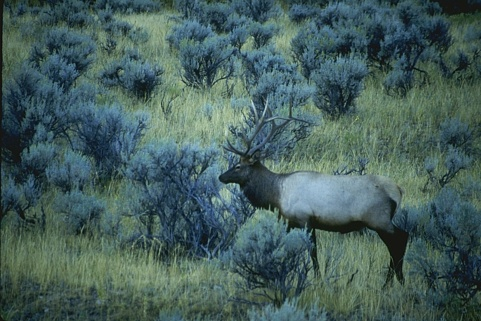
#> input picture test/2.jpg, 481 x 321 px, found by its file name
$ python main.py
#> lines starting #> are read from the running program, lines starting #| are printed output that depends on the picture
### wthe.py


import numpy as np

def calcula_wthe(image):

    v=0.5
    Pl=0.001
    r=1.0

    hist , _ = np.histogram(image.flatten(), 256, [0, 256])
    P = hist / hist.sum()  # PDF

    #maximo valor del histograma
    P_max = np.max(P)

    # Calcula Pu
    Pu = v * P_max

    # Aplica la transformacion  Ω(P(k))
    P_wt = np.zeros_like(P)

    for k in range(256):
        if P[k] > Pu:
            P_wt[k] = Pu
        elif Pl <= P[k] <= Pu:
            P_wt[k] = (((P[k] - Pl) / (Pu - Pl)) ** r) * Pu
        else:
            P_wt[k] = 0

    # Compute the weighted histogram (transformed)
    H_wt = (256 - 1) * P_wt
    CDF = np.cumsum(H_wt)
    CDF = np.clip(CDF, 0, 255).astype('uint8')

    # Map the image using the CDF
    result = CDF[image]

    return result

### dibujo_hist.py

import cv2
from matplotlib import pyplot as plt

def dibujar_histograma(image_gray,equalized_image,cl1,wthe_image):

    # Calcula los histogramas para las imágenes
    hist_original = cv2.calcHist([image_gray], [0], None, [256], [0, 256])
    hist_equalized = cv2.calcHist([equalized_image], [0], None, [256], [0, 256])
    hist_clahe = cv2.calcHist([cl1], [0], None, [256], [0, 256])
    hist_wthe = cv2.calcHist([wthe_image], [0], None, [256], [0, 256])

    # Configuración de la cuadrícula 2x2 para los gráficos
    plt.figure(figsize=(10, 10))

    # Histograma de la imagen original
    plt.subplot(2, 2, 1)
    plt.title("Original Image Histogram")
    plt.plot(hist_original, color='black')
    plt.xlim([0, 256])

    # Histograma de la imagen ecualizada
    plt.subplot(2, 2, 2)
    plt.title("Equalized Image Histogram")
    plt.plot(hist_equalized, color='blue')
    plt.xlim([0, 256])

    # Histograma de la imagen CLAHE
    plt.subplot(2, 2, 3)
    plt.title("CLAHE Histogram")
    plt.plot(hist_clahe, color='green')
    plt.xlim([0, 256])

    # Histograma de la imagen WTHE
    plt.subplot(2, 2, 4)
    plt.title("WTHE Histogram")
    plt.plot(hist_wthe, color='red')
    plt.xlim([0, 256])

    # Muestra la cuadrícula de histogramas
    plt.tight_layout()
    plt.show()


### main.py

import cv2
import numpy as np
from skimage.measure import shannon_entropy
import pandas as pd
from wthe import calcula_wthe
from dibujo_hist import dibujar_histograma
import matplotlib.pyplot as plt

def comparar_errores(datos):
    # Configuración para el gráfico
    parametros = datos["Parámetro"]
    valores_equalizada = datos["Imagen ecualizada"]
    valores_clahe = datos["Imagen ecualizada por CLAHE"]
    valores_wthe = datos["Imagen ecualizada por WTHE"]

    x = np.arange(len(parametros))  # Posición de los parámetros
    width = 0.25  # Ancho de las barras

    # Crear la figura
    plt.figure(figsize=(10, 6))

    # Graficar las barras
    plt.bar(x - width, valores_equalizada, width, label='Imagen ecualizada')
    plt.bar(x, valores_clahe, width, label='Imagen ecualizada por CLAHE', color='orange')
    plt.bar(x + width, valores_wthe, width, label='Imagen ecualizada por WTHE', color='green')

    # Etiquetas y título
    plt.xticks(x, parametros)
    plt.xlabel('Parámetro')
    plt.ylabel('Valores')
    plt.title('Comparación de parámetros por técnica de mejora de imagen')
    plt.legend()

    # Mostrar el gráfico
    plt.tight_layout()
    plt.show()

def calcula_ambe(image1, image2):
    """ Error de Brillo Medio Absoluto (AMBE) """
    return np.abs(np.mean(image1) - np.mean(image2))

def calcula_psnr(image1, image2):
    """ Peak Signal-to-Noise Ratio (PSNR) """
    mse = np.mean((image1 - image2) ** 2)
    if mse == 0:
        return float('inf')
    PIXEL_MAX = 255.0
    return 20 * np.log10(PIXEL_MAX / np.sqrt(mse))

def calcula_entropia(image):
    """ Entropía """
    return shannon_entropy(image)

def calcula_contraste(image):
    """ Contraste (Desviación Estándar) """
    return np.std(image)

# Leer la imagen en escala de grises
image_gray = cv2.imread("C:\\Users\\Adis8\\Downloads\\test\\2.jpg", cv2.IMREAD_GRAYSCALE)
#> image_gray: shape (321, 481); min 6, max 219, mean 87.2

# Verificar si la imagen fue cargada
if image_gray is None:
    print("Error: No se pudo cargar la imagen")
else:
    # Equalizar el histograma de la imagen
    equalized_image = cv2.equalizeHist(image_gray)
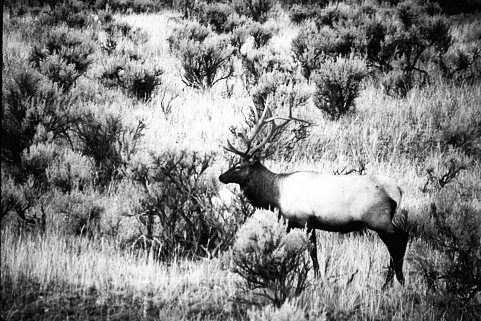
#> equalized_image: shape (321, 481); min 0, max 255, mean 128.5
    wthe_image= calcula_wthe(image_gray)
#> in calcula_wthe, `hist , _ = np.histogram(image.flatten(), 256, [0, 256])`: hist = 256 values, max 1841 at index 85, min 0 at index 0, mean 603.1
#> in calcula_wthe, `P = hist / hist.sum()`: P = 256 values, max 0.0119 at index 85, min 0 at index 0, mean 0.00391
#> in calcula_wthe, `P_max = np.max(P)`: P_max = 0.0119
#> in calcula_wthe, `Pu = v * P_max`: Pu = 0.00596
#> after the loop in calcula_wthe, `for k in range(256):`: P_wt = 256 values, max 0.00596 at index 22, min 0 at index 0, mean 0.00271
#> in calcula_wthe, `H_wt = (256 - 1) * P_wt`: H_wt = 256 values, max 1.52 at index 22, min 0 at index 0, mean 0.692
#> in calcula_wthe, `CDF = np.cumsum(H_wt)`: CDF = 256 values from 0 to 177.2
#> in calcula_wthe, `CDF = np.clip(CDF, 0, 255).astype('uint8')`: CDF = 256 values from 0 to 177
#> in calcula_wthe, `result = CDF[image]`:
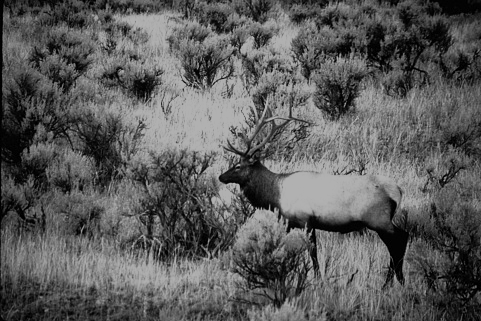
#> result: shape (321, 481); min 0, max 177, mean 91.4
    # Aplicar CLAHE imagen
    clahe = cv2.createCLAHE()
    cl1 = clahe.apply(image_gray)
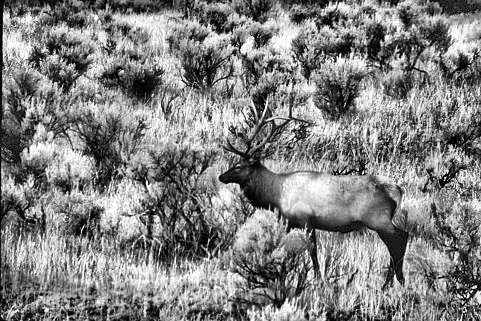
#> cl1: shape (321, 481); min 0, max 255, mean 129.4
     # Aplicar WTHE a la imagen
    wthe_image= calcula_wthe(image_gray)

    # Mostrar la imagen original,la imagen equalizada y por CLAHE
     # Combinar las imágenes en una cuadrícula 2x2
    row1 = np.hstack((image_gray, equalized_image))  # Primera fila (arriba)
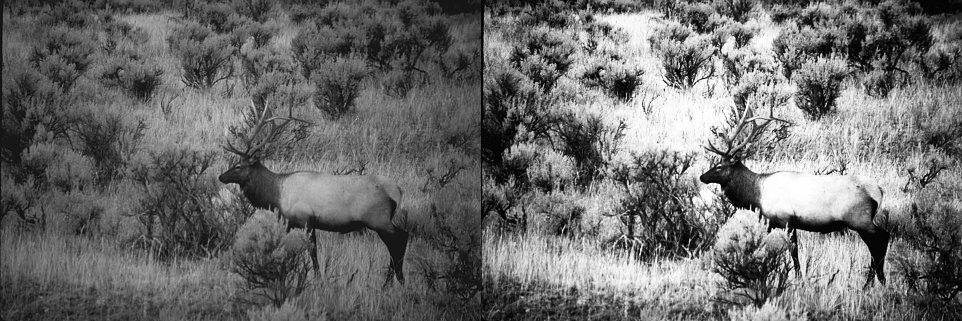
#> row1: shape (321, 962); min 0, max 255, mean 107.9
    row2 = np.hstack((cl1, wthe_image))             # Segunda fila (abajo)
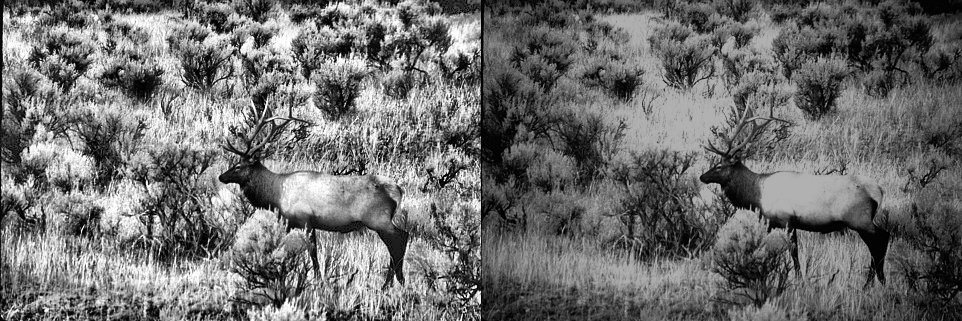
#> row2: shape (321, 962); min 0, max 255, mean 110.4
    grid = np.vstack((row1, row2))                  # Unimos las dos filas
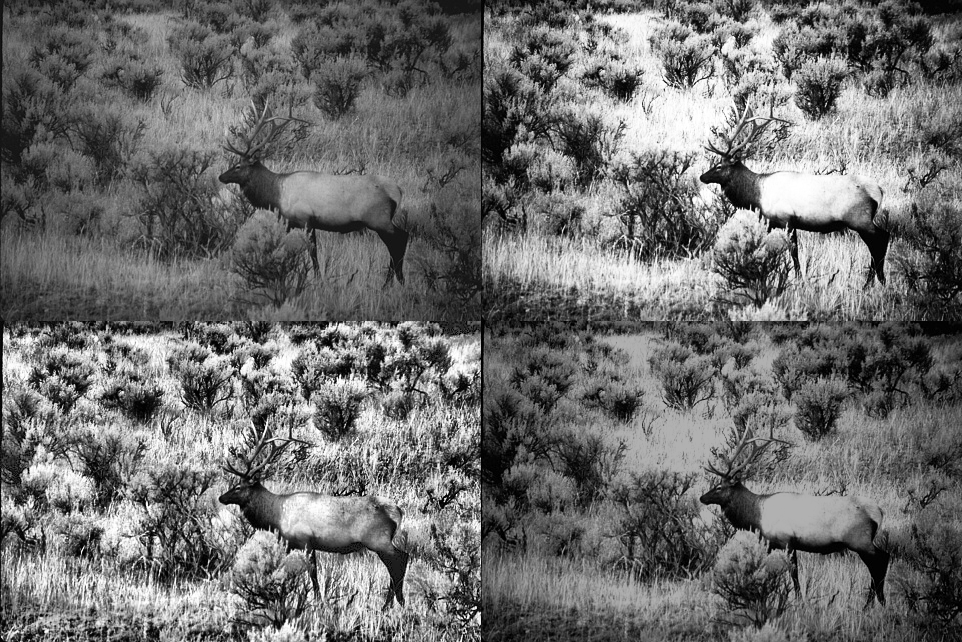
#> grid: shape (642, 962); min 0, max 255, mean 109.1

    # Muestra la cuadrícula completa
    cv2.imshow('Imagenes', grid)

    #Dibuja los histogramas para observar las diferencias
    dibujar_histograma(image_gray,equalized_image,cl1,wthe_image)
#> in dibujar_histograma, `hist_original = cv2.calcHist([image_gray], [0], None, [256], [0, 256])`: hist_original has the same summary as hist in calcula_wthe
#> in dibujar_histograma, `hist_equalized = cv2.calcHist([equalized_image], [0], None, [256], [0,..`: hist_equalized = 256 values, max 1841 at index 126, min 0 at index 4, mean 603.1
#> in dibujar_histograma, `hist_clahe = cv2.calcHist([cl1], [0], None, [256], [0, 256])`: hist_clahe = 256 values, max 793 at index 135, min 127 at index 255, mean 603.1
#> in dibujar_histograma, `hist_wthe = cv2.calcHist([wthe_image], [0], None, [256], [0, 256])`: hist_wthe = 256 values, max 2595 at index 177, min 0 at index 1, mean 603.1
#> in dibujar_histograma, `plt.show()`:
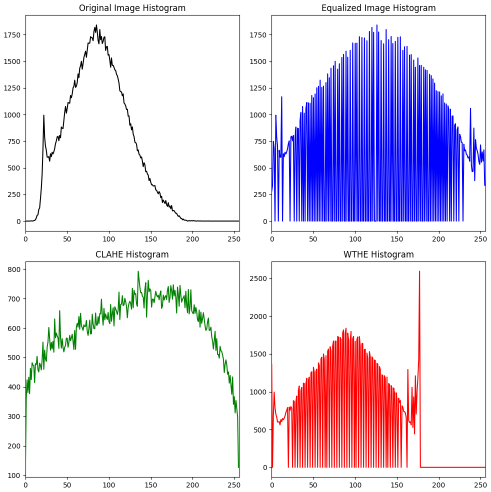
#> figure drawn by matplotlib, 4 panels; panel 1: curve peaks at x = 85, y = 1841; panel 2: curve peaks at x = 126, y = 1841; panel 3: curve peaks at x = 135, y = 793; panel 4: curve peaks at x = 177, y = 2595


    datos = {
        "Parámetro": ["AMBE", "PSNR", "Entropía", "Contraste"],
        "Imagen ecualizada": [calcula_ambe(image_gray, equalized_image),
                              calcula_psnr(image_gray, equalized_image),
                              calcula_entropia(equalized_image),
                              calcula_contraste(equalized_image)],
        "Imagen ecualizada por clahe": [calcula_ambe(image_gray, cl1),
                                       calcula_psnr(image_gray, cl1),
                                       calcula_entropia(cl1),
                                       calcula_contraste(cl1)],
         "Imagen ecualizada por WTHE": [calcula_ambe(image_gray, wthe_image),
                                       calcula_psnr(image_gray, wthe_image),
                                       calcula_entropia(wthe_image),
                                       calcula_contraste(wthe_image)]
    }
#> in calcula_psnr, `mse = np.mean((image1 - image2) ** 2)`: mse = 105.4
#> datos = {'Parámetro': ['AMBE', 'PSNR', 'Entropía', 'Contraste'], 'Imagen ecualizada': [41.39, 27.9, 7.02, 73.55], 'Imagen ecualizada por clahe': [42.23, 27.95, 7.97, 68.51], 'Imagen ecualizada por WTHE': [4.19, 28.67, 6.94, 48.31]}
    comparar_errores(datos)
#> in comparar_errores, `parametros = datos["Parámetro"]`: parametros = ['AMBE', 'PSNR', 'Entropía', 'Contraste']
#> in comparar_errores, `valores_equalizada = datos["Imagen ecualizada"]`: valores_equalizada = [41.39, 27.9, 7.02, 73.55]
#> (the run stopped early here; a loop or call above may not have finished)

$ run again, with test/1.jpg copied over test/2.jpg
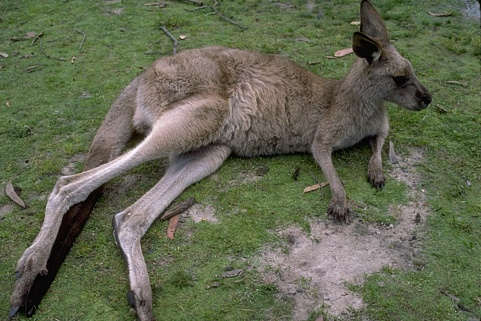
#> input picture test/1.jpg, 481 x 321 px, found by its file name
#> hist = 256 values, max 2767 at index 97, min 0 at index 253, mean 603.1
#> P = 256 values, max 0.0179 at index 97, min 0 at index 253, mean 0.00391
#> P_max = 0.0179
#> Pu = 0.00896
#> after the loop in calcula_wthe, `for k in range(256):`: P_wt = 256 values, max 0.00896 at index 77, min 0 at index 0, mean 0.00262
#> H_wt = 256 values, max 2.28 at index 77, min 0 at index 0, mean 0.667
#> in calcula_wthe, `CDF = np.cumsum(H_wt)`: CDF = 256 values from 0 to 170.7
#> in calcula_wthe, `CDF = np.clip(CDF, 0, 255).astype('uint8')`: CDF = 256 values from 0 to 170
#> `grid = np.vstack((row1, row2))`:
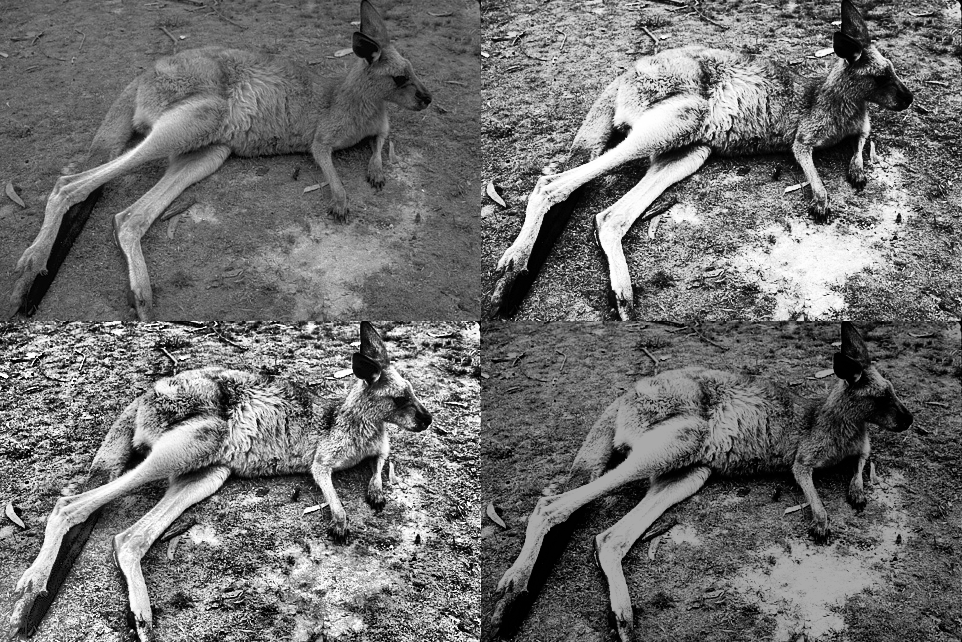
#> grid: shape (642, 962); min 0, max 255, mean 110.8
#> hist_original has the same summary as hist in calcula_wthe
#> hist_equalized = 256 values, max 2767 at index 123, min 0 at index 24, mean 603.1
#> hist_clahe = 256 values, max 725 at index 206, min 136 at index 0, mean 603.1
#> hist_wthe = 256 values, max 4640 at index 1, min 0 at index 17, mean 603.1
#> in dibujar_histograma, `plt.show()`:
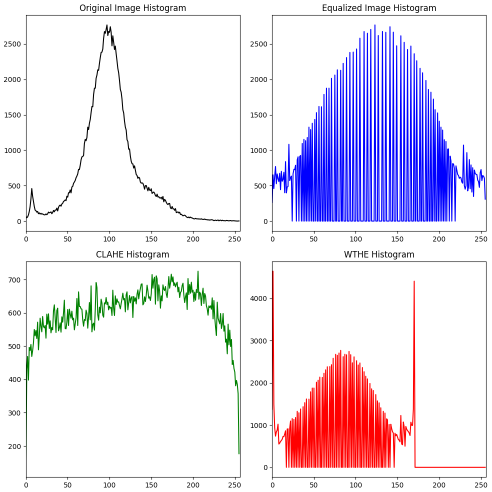
#> figure drawn by matplotlib, 4 panels; panel 1: curve peaks at x = 97, y = 2767; panel 2: curve peaks at x = 123, y = 2767; panel 3: curve peaks at x = 206, y = 725; panel 4: curve peaks at x = 1, y = 4640
#> mse = 107.9
#> datos = {'Parámetro': ['AMBE', 'PSNR', 'Entropía', 'Contraste'], 'Imagen ecualizada': [29.3, 27.8, 6.74, 73.59], 'Imagen ecualizada por clahe': [29.59, 27.9, 7.99, 70.71], 'Imagen ecualizada por WTHE': [13.69, 28.2, 6.48, 49.48]}
#> parametros = ['AMBE', 'PSNR', 'Entropía', 'Contraste']
#> valores_equalizada = [29.3, 27.8, 6.74, 73.59]

$ run again, with test/101085.jpg copied over test/2.jpg
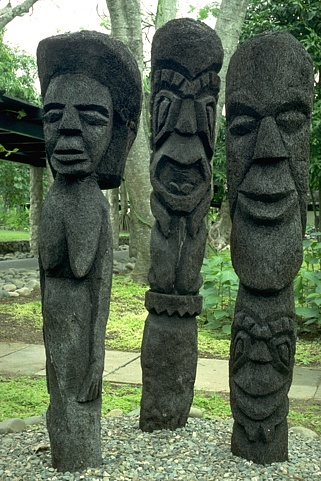
#> input picture test/101085.jpg, 321 x 481 px, found by its file name
#> hist = 256 values, max 3340 at index 255, min 59 at index 240, mean 603.1
#> P = 256 values, max 0.0216 at index 255, min 0.000382 at index 240, mean 0.00391
#> P_max = 0.0216
#> Pu = 0.0108
#> after the loop in calcula_wthe, `for k in range(256):`: P_wt = 256 values, max 0.0108 at index 55, min 0 at index 228, mean 0.00319
#> H_wt = 256 values, max 2.76 at index 55, min 0 at index 228, mean 0.814
#> in calcula_wthe, `CDF = np.cumsum(H_wt)`: CDF = 256 values from 0.0848 to 208.4
#> in calcula_wthe, `CDF = np.clip(CDF, 0, 255).astype('uint8')`: CDF = 256 values from 0 to 208
#> `grid = np.vstack((row1, row2))`:
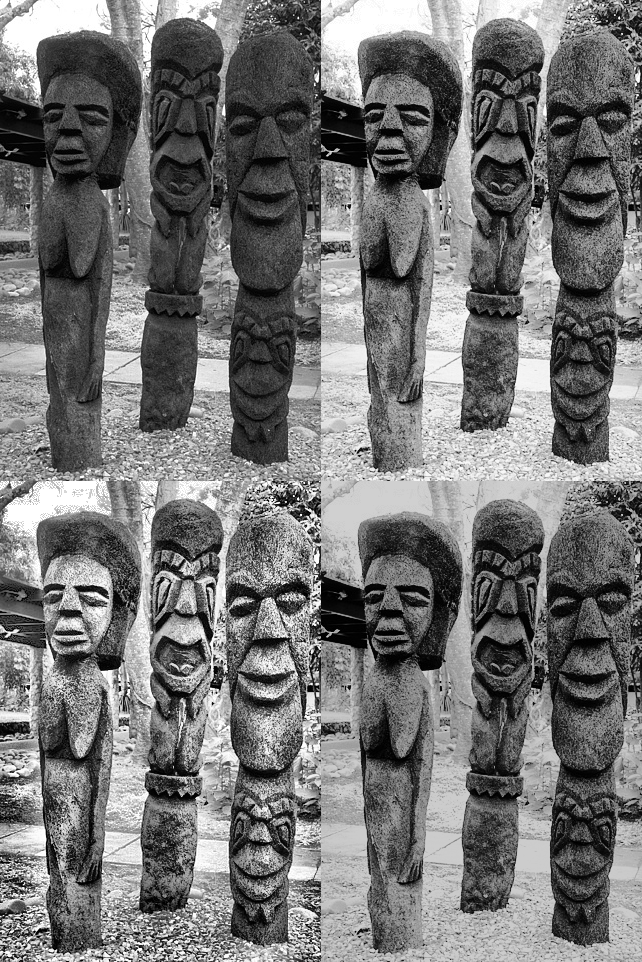
#> grid: shape (962, 642); min 0, max 255, mean 116.9
#> hist_original has the same summary as hist in calcula_wthe
#> hist_equalized = 256 values, max 3340 at index 255, min 0 at index 29, mean 603.1
#> hist_clahe = 256 values, max 3481 at index 255, min 96 at index 0, mean 603.1
#> hist_wthe = 256 values, max 4237 at index 204, min 0 at index 25, mean 603.1
#> in dibujar_histograma, `plt.show()`:
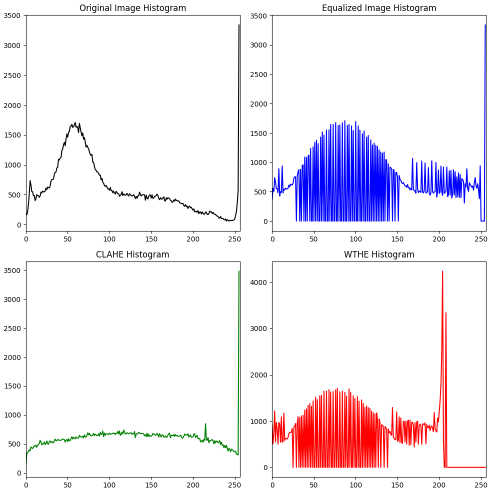
#> figure drawn by matplotlib, 4 panels; panel 1: curve peaks at x = 255, y = 3340; panel 2: curve peaks at x = 255, y = 3340; panel 3: curve peaks at x = 255, y = 3481; panel 4: curve peaks at x = 204, y = 4237
#> mse = 92.05
#> datos = {'Parámetro': ['AMBE', 'PSNR', 'Entropía', 'Contraste'], 'Imagen ecualizada': [32.42, 28.49, 7.38, 73.55], 'Imagen ecualizada por clahe': [34.3, 28.18, 7.95, 70.32], 'Imagen ecualizada por WTHE': [17.93, 28.33, 7.07, 64.47]}
#> parametros = ['AMBE', 'PSNR', 'Entropía', 'Contraste']
#> valores_equalizada = [32.42, 28.49, 7.38, 73.55]

$ run again, with test/101087.jpg copied over test/2.jpg
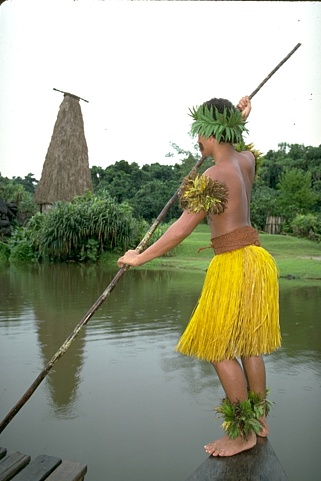
#> input picture test/101087.jpg, 321 x 481 px, found by its file name
#> hist = 256 values, max 38718 at index 255, min 10 at index 237, mean 603.1
#> P = 256 values, max 0.251 at index 255, min 6.48e-05 at index 237, mean 0.00391
#> P_max = 0.251
#> Pu = 0.125
#> after the loop in calcula_wthe, `for k in range(256):`: P_wt = 256 values, max 0.125 at index 255, min 0 at index 0, mean 0.00264
#> H_wt = 256 values, max 31.97 at index 255, min 0 at index 0, mean 0.674
#> in calcula_wthe, `CDF = np.cumsum(H_wt)`: CDF = 256 values from 0 to 172.6
#> in calcula_wthe, `CDF = np.clip(CDF, 0, 255).astype('uint8')`: CDF = 256 values from 0 to 172
#> hist_original has the same summary as hist in calcula_wthe
#> hist_equalized = 256 values, max 38718 at index 255, min 0 at index 31, mean 603.1
#> hist_clahe = 256 values, max 38804 at index 255, min 29 at index 0, mean 603.1
#> hist_wthe = 256 values, max 38718 at index 172, min 0 at index 17, mean 603.1
#> in dibujar_histograma, `plt.show()`:
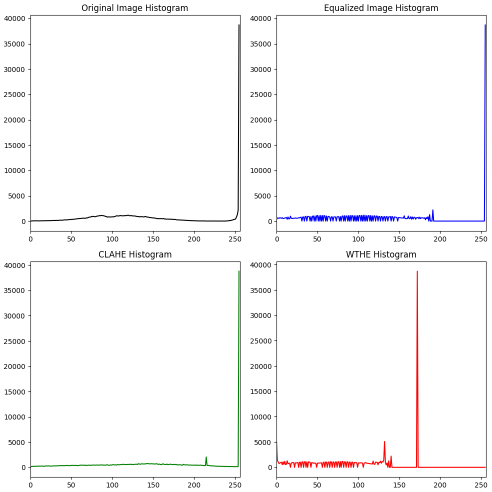
#> figure drawn by matplotlib, 4 panels; panel 1: curve peaks at x = 255, y = 38718; panel 2: curve peaks at x = 255, y = 38718; panel 3: curve peaks at x = 255, y = 38804; panel 4: curve peaks at x = 172, y = 38718
#> mse = 72.5
#> datos = {'Parámetro': ['AMBE', 'PSNR', 'Entropía', 'Contraste'], 'Imagen ecualizada': [16.66, 29.53, 6.13, 83.8], 'Imagen ecualizada por clahe': [8.68, 29.17, 6.71, 76.48], 'Imagen ecualizada por WTHE': [56.81, 26.53, 5.82, 58.45]}
#> parametros = ['AMBE', 'PSNR', 'Entropía', 'Contraste']
#> valores_equalizada = [16.66, 29.53, 6.13, 83.8]
